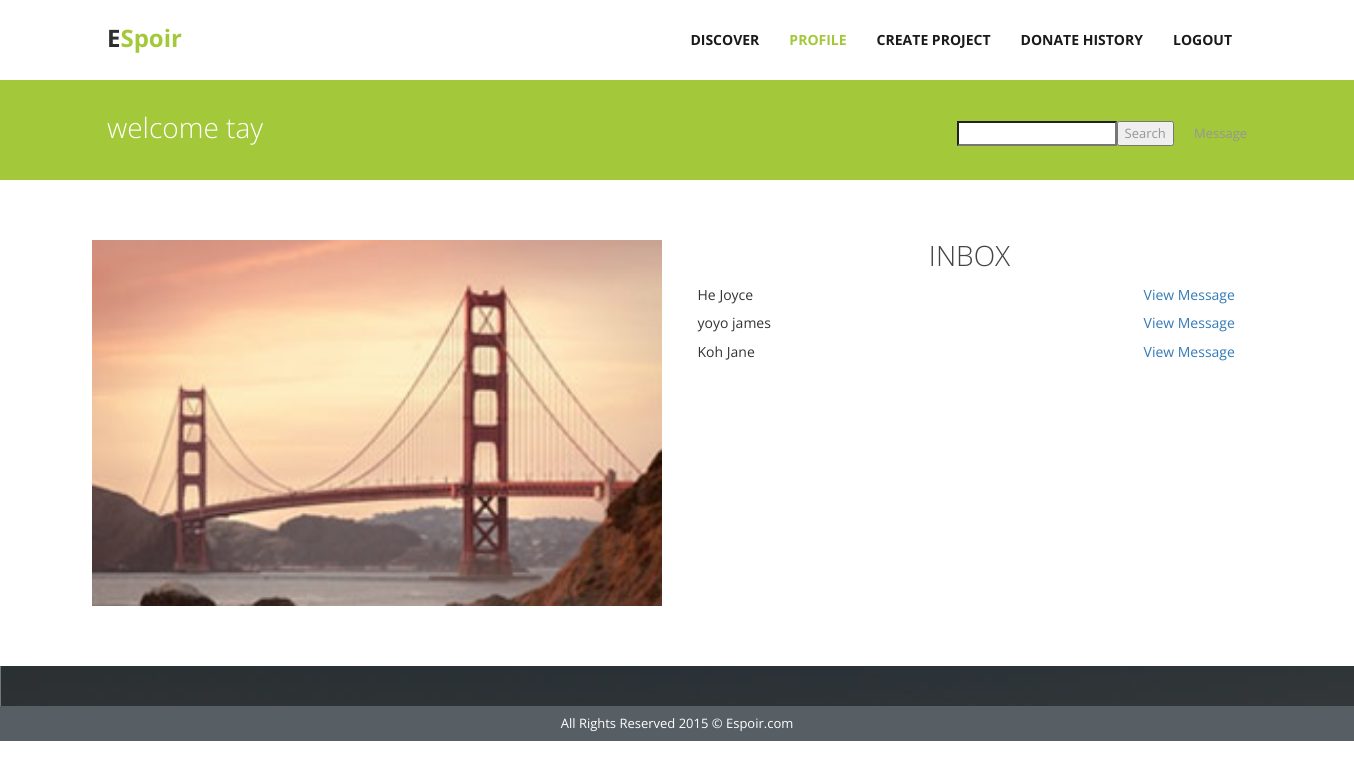
The app's page /viewMessage.php (signed in) with its own data.
### tables this page shows
CREATE TABLE IF NOT EXISTS `user` (
  `userEmail` varchar(255) NOT NULL,
  `password` varchar(255) NOT NULL,
  `firstName` varchar(255) NOT NULL,
  `lastName` varchar(255) NOT NULL,
  `nationality` varchar(50) NOT NULL,
  `birthday` date NOT NULL,
  `gender` enum('Female','Male') NOT NULL,
  `picScr` blob NOT NULL,
  `picName` varchar(8000) NOT NULL,
  `bio` text,
  `type` enum('Normal','Admin') NOT NULL DEFAULT 'Normal'
);

### viewMessage.php (the view, shortened to what this page needs)
<!DOCTYPE html>
<html lang="en">
<head>
    <link href="css/bootstrap.css" rel="stylesheet">
    <link href="//maxcdn.bootstrapcdn.com/font-awesome/4.2.0/css/font-awesome.min.css" rel="stylesheet">
    <link href="css/responsiveslides.css" rel="stylesheet">
    <link href="css/style.css" rel="stylesheet">
</head>
<?php
    include("db.php");
	$emailtxt = $_SESSION["emailtxt"];
	$sql = "SELECT * FROM user WHERE userEmail = '$emailtxt'";
	if ($result=mysqli_query($mysqli,$sql))
    {
        $rowcount=mysqli_num_rows($result);
    }
	if($rowcount==1)
	{
        $row = mysqli_fetch_array($result,MYSQLI_ASSOC);
	}
	else
	{
		echo '<script language="javascript">';
		echo 'alert("Wrong username/password");';
		echo 'window.location.href="../CS2102/loginreg.php";';
		echo '</script>';
	}
  ?>
<?php
$sql2 = "SELECT `senderEmail` FROM `message` WHERE `senderEmail` = '$emailtxt' OR `receiverEmail` = '$emailtxt' UNION SELECT `receiverEmail` FROM `message` WHERE `senderEmail` = '$emailtxt' OR `receiverEmail` = '$emailtxt'";
	 $message=mysqli_query($mysqli,$sql2) or die('Error: ' . mysqli_error($mysqli));
  ?>
<body data-responsejs='{ "create": [ { "prop": "width", "breakpoints": [0, 320, 481, 641, 961, 1025, 1281, 1400] }]}'>
    <div class="wrapper">
        <div class="container">
            <nav class="navbar navbar-default">
                <div class="container-fluid">
                    <div class="navbar-header">
                        <a class="navbar-brand">E<span>Spoir</span></a>
                    </div>
                    <div class="collapse navbar-collapse pull-right" id="bs-example-navbar-collapse-1">
                        <ul class="nav navbar-nav">
                            <li><a href="discoverlogin.php">Discover</a></li>
                            <li class="active"><a href="profile.php">Profile<span class="sr-only">(current)</span></a></li>
                            <li><a href="createProject.php">Create Project </a></li>
                            <li><a href="transactions.php">Donate History </a></li>
                            <li><a href="logout.php" id="logout">Logout</a></li>
                        </ul>
                    </div>
                </div>
            </nav>
        </div>
    </div>
    <div class="inner-head">
        <div class="container">
            <div class="col-lg-12">
                <h4 class="pull-left">welcome <?php echo $row["firstName"] ?></h4>
                <form method="post" action="search.php">
                    <p class="pull-right pagination">
                        <input type="Search" name="keyword"><input type="submit" value="Search">
                        &nbsp;&nbsp;&nbsp;&nbsp;  Message
                    </p>
                </form>
            </div>
        </div>
    </div>
    <div class="inner-page services">
        <div class="container">
            <div class="">
                <div class="col-md-6 no-padding-left">
                    <img src="img/work8.jpg">
                </div>
                <div class="col-md-6">
                    <div class="header-intro">
                        <h2>Inbox</h2>
                    </div>
                    <table style="width: 98%; margin: 0 auto; height: 85px;">
                        <tbody>
                            <?php
                            while($row = mysqli_fetch_array($message,MYSQLI_ASSOC)) {
                                if($emailtxt != $row['senderEmail'] ){
                        ?>
                            <tr>
                                <?php
                                    $email = $row['senderEmail'];
                                    $user = mysqli_query($mysqli,"SELECT * FROM user WHERE userEmail = '$email'");
                                    $userDetail = mysqli_fetch_array($user,MYSQLI_ASSOC);
                                ?>
                                <td class="auto-style1"><?php echo $userDetail["lastName"]." ".$userDetail["firstName"]?></td>
                                <td><a href="addMessage.php?emailtxt=<?php echo $row['senderEmail']?>">View Message</a></td>
                            </tr>
                            <?php
                                }
                            }
                            ?>
                        </tbody>
                    </table>
                </div>
                <div class="clearfix"></div>
            </div>
        </div>
    </div>
    <div class="testimonial main">
    </div>
    <div class="copyright">
        <div class="container">
            <p>All Rights Reserved 2015 &copy; Espoir.com</p>
        </div>
    </div>
</body>
</html>

### css/style.css (style rules this page uses)
* { font-family: 'Open Sans', sans-serif; }
.wrapper { width: 100%; margin: 0 auto; }
@media (min-width:1200px) { .wrapper { width: 1344px; margin: 0 auto; } }
@media (min-width:1200px) { .container { padding: 0; position: relative; } }
@media (min-width:1200px) { div#bs-example-navbar-collapse-1 { padding-right: 0; } }
@media (min-width:1200px) { .no-padding-left { padding-left: 0; } }
a, a:hover, a:focus { text-decoration: none; }
img { vertical-align: middle; width: 100%; }
h2 { font-size: 28px; font-weight: 300; text-transform: uppercase; color: #444444; margin-top: 60px; }
h4 { font-size: 16px; font-weight: bold; text-transform: uppercase; margin-bottom: 0px; margin-top: 20px; }
p { color: #969696; font-size: 13px; }
.navbar-brand span { color: #A3C83A; }
a.navbar-brand { color: #2f2e2e !important; font-weight: bold; font-size: 24px; padding-top: 28px; }
.navbar { margin-bottom: 0; }
.navbar-default .navbar-nav > .active > a, .navbar-default .navbar-nav > .active > a:hover, .navbar-default .navbar-nav > .active > a:focus { background-color: inherit; color: #A3C83A; }
.navbar-default .navbar-nav > li > a { font-size: 14px; font-weight: bold; color: #1b1a1a ; text-transform: uppercase; padding-top: 30px; padding-bottom: 30px; }
.navbar-default { background-color: inherit; border: none; }
.header-intro { text-align: center; }
.copyright .container p { color: white; text-align: center; margin: 8px; }
.copyright { background: #575F65; }
.inner-head h4 { font-size: 28px; font-weight: 300; text-transform: lowercase; color: white; margin-top: 32px; }
.inner-head { background: #A3C83A; min-height: 100px; margin-bottom: 60px; }
.pagination { margin-top: 41px; }
.clearfix { position: relative; z-index: -1; top: 1px; left: 0px; }
.col-md-6 h2 { margin-top: 0; }
.testimonial.main { background: url('../img/testimonial_bg.jpg'); padding: 30px 0 10px 0; margin-top: 60px; }

### viewMessage.php (style rules this page uses)
.auto-style1 { width: 446px; }

### records on screen
user: firstName "tay"
user: lastName "He", firstName "Joyce"
user: lastName "yoyo", firstName "james"
user: lastName "Koh", firstName "Jane"
